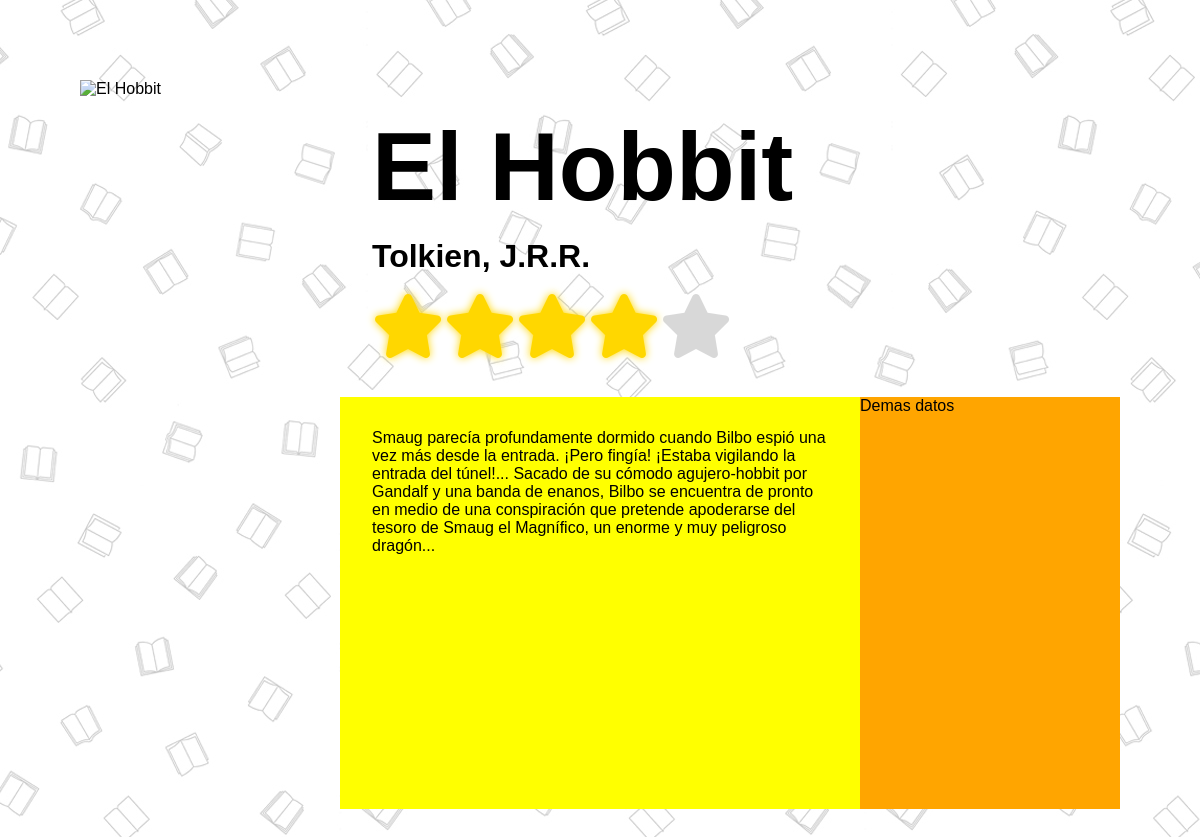
/views/book_info.php?liburua=El Hobbit (signed in), run on the app's committed database.
### tables this page shows
create table if not exists libro (
  id_libro int(5) auto_increment primary key,
  titulo varchar(255) not null,
  escritor varchar(255) not null,
  sinopsis varchar(2300) not null,
  formato enum('Nobela','Komikia','Nobela grafikoa','Manga') not null,
  etiqueta varchar(255),
  portada varchar(255),
  edad_media int(2) unsigned not null,
  num_lectores int unsigned not null,
  nota_media int(1) unsigned not null
);

### views/book_info.php (the view, shortened to what this page needs)
<?php
  include_once('../modules/connection.php');
  include_once('../templates/head.php');
  $book = $_GET['liburua'];
  $query = $miPDO->prepare('SELECT * FROM libro WHERE titulo = :book');
  $query->execute(['book' => $book]);
  $results = $query->fetch();
?>
    <link rel="stylesheet" href="../styles/book_info.css">
</head>
<body>
  <main>
    <figure>
      <?php echo '<img src="../src/img/books/'.$results['id_libro'].'.jpg" alt="'.$results['titulo'].'">' ?>
    </figure>
    <section>
      <?php
        echo '<h1>'.$results['titulo'].'</h1>
              <h2>'.$results['escritor'].'</h2>';
      ?>
      <div class="stars">
        <?php
          if ($results['nota_media'] === 0) {
            for ($i = 0; $i <= 4; $i++) {
              echo '<i class="fa-solid fa-star"></i>';
            }
          } else {
            for ($i = 0; $i <= $results['nota_media']-1; $i++) {
              echo '<i class="calification fa-solid fa-star"></i>';
            }
            for ($i = 0; $i <= 4-$results['nota_media']; $i++) {
              echo '<i class="fa-solid fa-star"></i>';
            }
          }
        ?>
      </div>
    </section>
    <section class="sinopsis">
      <?php
        echo '<p>'.$results['sinopsis'].'</p>';
      ?>
    </section>
    <div class="div5">Demas datos</div>
  </main>
</body>
</html>

### templates/head.php (shortened to what this page needs)
<!DOCTYPE html>
<html lang="en">
<head>
  <link rel="stylesheet" href="https://cdnjs.cloudflare.com/ajax/libs/font-awesome/6.0.0-beta2/css/all.min.css"
 />
    <link rel="stylesheet" href="https://cdnjs.cloudflare.com/ajax/libs/font-awesome/6.2.0/css/all.min.css"
 />

### styles/book_info.css (style rules this page uses)
*, *::after, *::before { box-sizing: border-box; margin: 0; padding: 0; }
body { font-family: Arial, Helvetica, sans-serif; background-image: url(../src/img/background.jpg); margin: 5rem; }
main { display: grid; grid-template-columns: 1fr 2fr 1fr; grid-template-rows: .7fr 1.3fr; }
figure { grid-area: 1 / 1 / 3 / 2; width: 100%; }
figure img { width: 100%; height: 100%; }
section { grid-area: 1 / 2 / 2 / 4; display: flex; flex-direction: column; padding: 2rem; gap: 1rem; }
section h1 { font-size: 6rem; }
section h2 { font-size: 2rem; }
.stars { font-size: 4rem; }
.stars > .calification { color: #FFD700; text-shadow: 0 0 .5rem #FFD700; }
.stars > *:not(.calification) { color: gray; opacity: .3; }
.sinopsis { grid-area: 2 / 2 / 3 / 3; background-color: yellow; }
.div5 { grid-area: 2 / 3 / 3 / 4; background-color: orange; }

### data on the page
libro: titulo "El Hobbit", escritor "Tolkien, J.R.R.", nota_media 4 (drawn), sinopsis "Smaug parecía profundamente dormido cuando Bilbo espió una vez más desde la entrada. ¡Pero fingía! ¡Estaba vigilando la entrada del túnel!... Sacado de su cómodo agujero-hobbit por Gandalf y una banda de enanos, Bilbo se encuentra de pronto en medio de una conspiración que pretende apoderarse del tesoro de Smaug el Magnífico, un enorme y muy peligroso dragón..."
